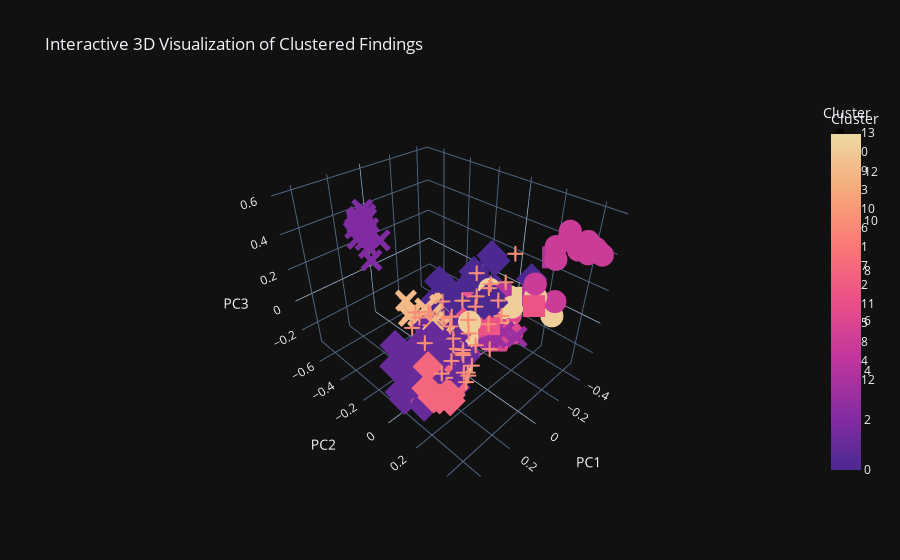

The notebook cell this image was saved under:
### Code cell
import plotly.express as px

# Perform dimensionality reduction using PCA
from sklearn.decomposition import PCA

pca = PCA(n_components=3)
embeddings_pca = pca.fit_transform(embeddings)

# Create a DataFrame with the PCA-reduced embeddings, cluster labels, and severity
df_plot = pd.DataFrame({
    'PC1': embeddings_pca[:, 0],
    'PC2': embeddings_pca[:, 1],
    'PC3': embeddings_pca[:, 2],
    'Cluster': cluster_labels,
    'Severity': findings['severity'],
    'Solution': findings['solution'].apply(lambda x: x['short_description'])
})

# Create an interactive 3D scatter plot
fig = px.scatter_3d(df_plot, x='PC1', y='PC2', z='PC3', color='Cluster', symbol='Cluster', color_continuous_scale='Agsunset',
                    hover_data={'Severity': True, 'Cluster': True, 'Solution':False},
                    title='Interactive 3D Visualization of Clustered Findings')

# Update the plot layout
fig.update_layout(scene=dict(xaxis_title='PC1', yaxis_title='PC2', zaxis_title='PC3'))

# Display the plot
fig.show()
